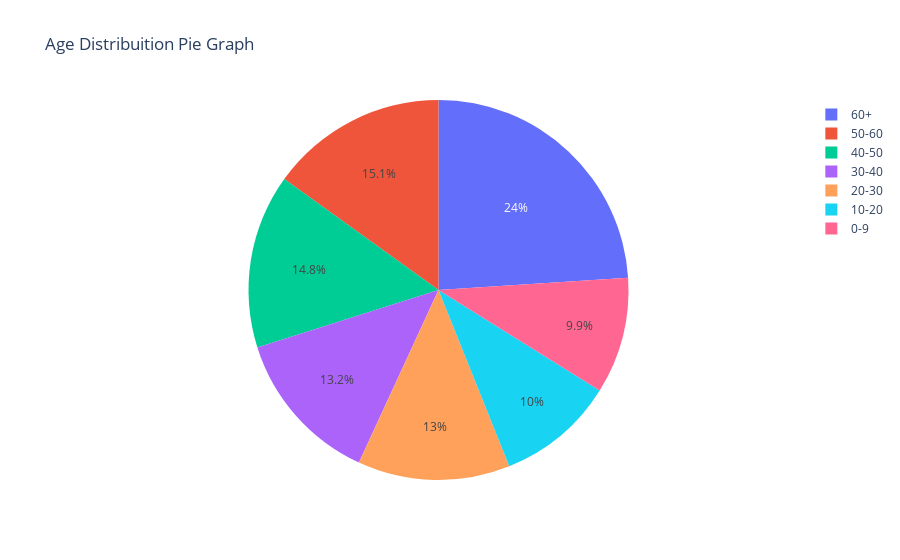

This figure's notebook cell:
### Code cell
df_cat = pd.DataFrame()
df_cat['age_cat'] = df['age'].apply(split_age)
pie_graph(df_cat,'Age Distribuition Pie Graph','age_cat')

### Figure 1 — Plotly figure (JSON) as saved in the notebook; plotly's stock layout.template omitted (floating-point values rounded to 4 significant figures)
{"data": [{"labels": ["60+", "50-60", "40-50", "30-40", "20-30", "10-20", "0-9"], "type": "pie", "values": [23632, 14863, 14595, 13052, 12767, 9906, 9762]}], "layout": {"title": {"text": "Age Distribuition Pie Graph"}}}
